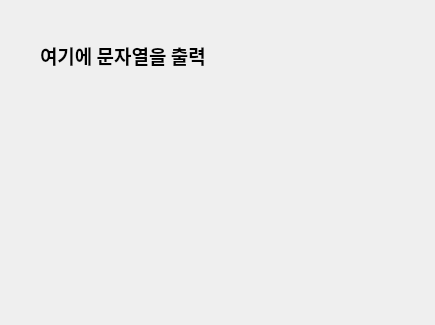
<?xml version="1.0" encoding="UTF-8"?>
<ui version="4.0">
 <class>Dialog</class>
 <widget class="QDialog" name="Dialog">
  <property name="geometry">
   <rect>
    <x>0</x>
    <y>0</y>
    <width>435</width>
    <height>325</height>
   </rect>
  </property>
  <property name="windowTitle">
   <string>Dialog</string>
  </property>
  <widget class="QLabel" name="label">
   <property name="geometry">
    <rect>
     <x>40</x>
     <y>20</y>
     <width>231</width>
     <height>71</height>
    </rect>
   </property>
   <property name="font">
    <font>
     <family>맑은 고딕</family>
     <pointsize>14</pointsize>
     <weight>75</weight>
     <bold>true</bold>
    </font>
   </property>
   <property name="text">
    <string>여기에 문자열을 출력</string>
   </property>
  </widget>
 </widget>
 <resources/>
 <connections/>
</ui>
